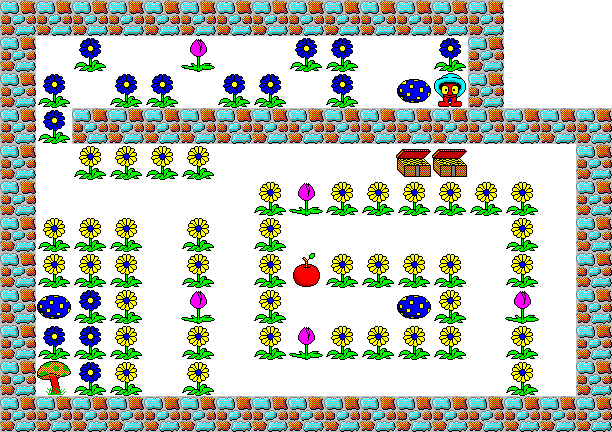

This game map was drawn from its Tiled (.tmx) file and the tilesets committed beside it. A one-line description and the trimmed map source follow:
An orthogonal 17x12 tile map with 36x36 px tiles, 2 tile layers (ground, hazard).

<map version="1.0" orientation="orthogonal" width="17" height="12" tilewidth="36" tileheight="36">
 <tileset firstgid="1" name="tileset" tilewidth="36" tileheight="36">
  <image source="tileset.png" width="256" height="256" />
 </tileset>
 <layer name="ground" width="17" height="12">
  <data>[204 cells, 204 non-empty, 1 distinct tile ids]</data>
 </layer>
 <layer name="hazard" width="17" height="12">
  <data>[204 cells, 134 non-empty, 9 distinct tile ids]</data>
 </layer>
</map>
